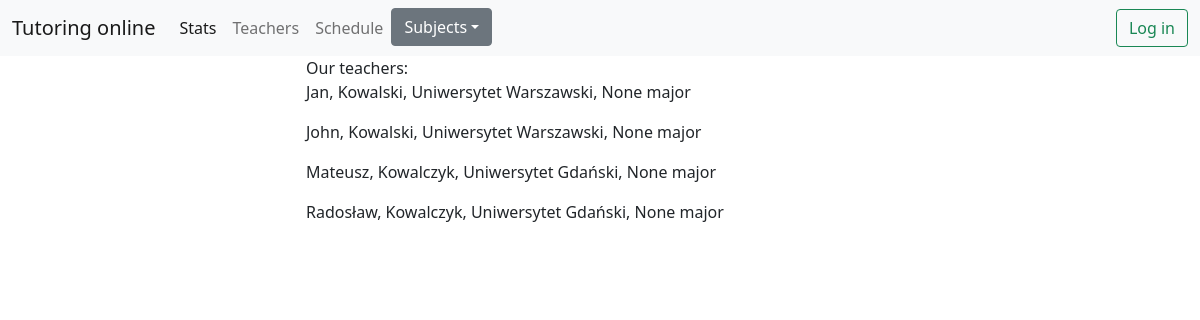
Before: /teachers with the older database file.
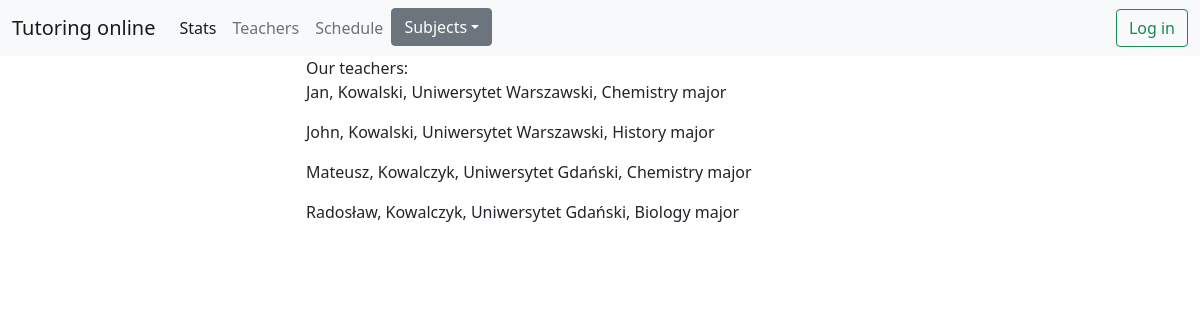
After: the same page with the newer database file.
### app/__init__.py (models this page shows, shortened)
class User(db.Model, UserMixin):
	__tablename__ = "user"
	id = db.Column(db.Integer, primary_key=True)
	email = db.Column(db.String(120), unique=True, nullable=False)
	password = db.Column(db.String(60), nullable=False)

class Teacher(User):
	__tablename__ = "teachers"
	id = db.Column(db.Integer, db.ForeignKey('user.id'), primary_key=True)
	first_name = db.Column(db.String)
	last_name = db.Column(db.String)
	university = db.Column(db.String)
	subjects = db.Column(db.String)
	major = db.Column(db.String)

### app/main.py (the view)
@app.route('/teachers')
def teachers_page():
  teachers = Teacher.query.all()
  return render_template('teachers.html', teachers=teachers)

### app/templates/teachers.html (shortened to what this page needs)
<!DOCTYPE html>
{% extends "layout.html" %}
{% block content %}
<head>
</head>
<body>
Our teachers:
{% for t in teachers %}
<p>{{t.first_name}}, {{t.last_name}}, {{t.university}}, {{t.major}} major</p>
{% endfor %}
</body>
{% endblock content %}

### app/templates/layout.html (shortened to what this page needs)
<!DOCTYPE html>
<html>
<head>
	<link href="https://cdn.jsdelivr.net/npm/bootstrap@5.0.2/dist/css/bootstrap.min.css" rel="stylesheet"
>
</head>
<body>
<header class="site-header">
	<nav class="navbar navbar-expand-lg navbar-light bg-light">
		<div class="container-fluid">
			<a class="navbar-brand" href="/">Tutoring online</a>
			<div class="collapse navbar-collapse" id="navbarNav">
				<ul class="navbar-nav">
					<li class="nav-item">
						<a class="nav-link active" aria-current="page" href="#">Stats</a>
					</li>
					<li class="nav-item">
						<a class="nav-link" href="teachers">Teachers</a>
					</li>
					<li class="nav-item">
						<a class="nav-link" href="schedule">Schedule</a>
					</li>
					<div class="dropdown">
						<a class="btn btn-secondary dropdown-toggle" href="#" role="button" id="dropdownMenuLink"
							 data-bs-toggle="dropdown" aria-expanded="false">Subjects</a>
					</div>
				</ul>
			</div>
			<div>
				{% if current_user.is_authenticated%}
				<a class="nav-item nav-link" href="{{url_for('my_profile')}}">My profile</a>
				<a class="nav-item nav-link " href="logout">Logout</a>
				{% else %}
				<a href="login">
					<button type="submit" class="btn btn-outline-success float-end">Log in</button>
				</a>
				{% endif %}
			</div>
		</div>
	</nav>
</header>
<div class="row">
	<div class="col-3">
	</div>
	<div class="col-5">
		{% block content %}{% endblock %}
	</div>
	<div class="col-4">
	</div>
</div>
</body>
</html>

Changed rows visible on the page:
changed Teacher "Jan": major "None" → "Chemistry"
changed Teacher "John": major "None" → "History"
changed Teacher "Mateusz": major "None" → "Chemistry"
changed Teacher "Radosław": major "None" → "Biology"
